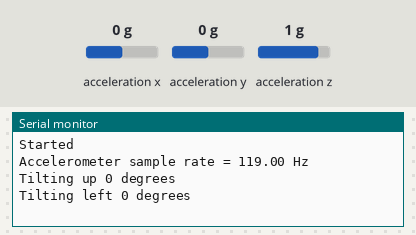
Bench run of a sketch on a simulated Arduino Nano 33 BLE. Shown: the last lines printed to the serial monitor. The test bench sets the inputs (shaded band); at power-on: acceleration x 0 g, acceleration y 0 g, acceleration z 1 g.

Above: at 1.2 s.
1.3 s: acceleration x set to -1.4 g
At 1.7 s:
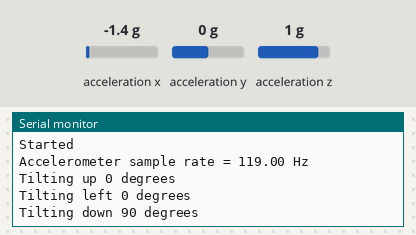
2.8 s: acceleration y set to -1.4 g
At 3.6 s:
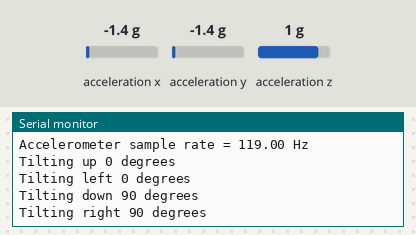
4.3 s: acceleration x set to -0.8 g
At 5.5 s:
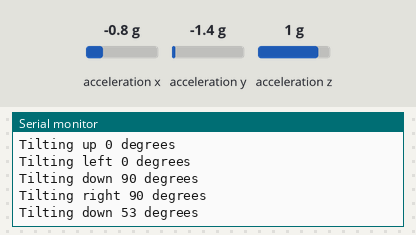

The sketch:

arduino_pull.ino
```cpp
#include "Arduino_BMI270_BMM150.h"

float x, y, z;
int degreesX = 0;
int degreesY = 0;
int prevDegreesX = 999; // force initial transmission
int prevDegreesY = 999;

void setup() {
  Serial.begin(9600);
  while (!Serial);
  Serial.println("Started");

  if (!IMU.begin()) {
    Serial.println("Failed to initialize IMU!");
    while (1);
  }

  Serial.print("Accelerometer sample rate = ");
  Serial.print(IMU.accelerationSampleRate());
  Serial.println(" Hz");
}

void loop() {
  if (IMU.accelerationAvailable()) {
    IMU.readAcceleration(x, y, z);

    // calculate tilt angles from accelerometer data
    // convert to degrees (approximate)
    degreesX = constrain((int)(asin(x) * 180.0 / PI), -90, 90);
    degreesY = constrain((int)(asin(y) * 180.0 / PI), -90, 90);

    // send X-axis data if it changed
    if (degreesX != prevDegreesX) {
      if (degreesX > 0) {
        Serial.print("Tilting up ");
        Serial.print(degreesX);
        Serial.println(" degrees");
      } else if (degreesX < 0) {
        Serial.print("Tilting down ");
        Serial.print(-degreesX); // send positive value
        Serial.println(" degrees");
      } else {
        Serial.println("Tilting up 0 degrees");
      }
      prevDegreesX = degreesX;
    }

    // send Y-axis data if it changed
    if (degreesY != prevDegreesY) {
      if (degreesY > 0) {
        Serial.print("Tilting left ");
        Serial.print(degreesY);
        Serial.println(" degrees");
      } else if (degreesY < 0) {
        Serial.print("Tilting right ");
        Serial.print(-degreesY); // send positive value
        Serial.println(" degrees");
      } else {
        Serial.println("Tilting left 0 degrees");
      }
      prevDegreesY = degreesY;
    }
  }

  delay(50); // ~20Hz update rate
}
```

Measured:
- after the input at 1.3 s, the serial monitor: prints a new line at once (image 1)
- after the input at 2.8 s, the serial monitor: prints a new line at once (image 2)
- after the input at 4.3 s, the serial monitor: prints a new line at once (image 3)
